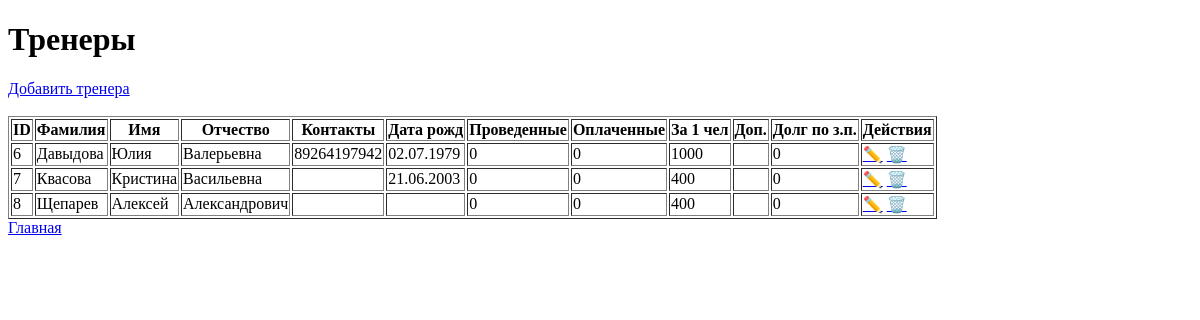
Page /coaches on the earlier database version.
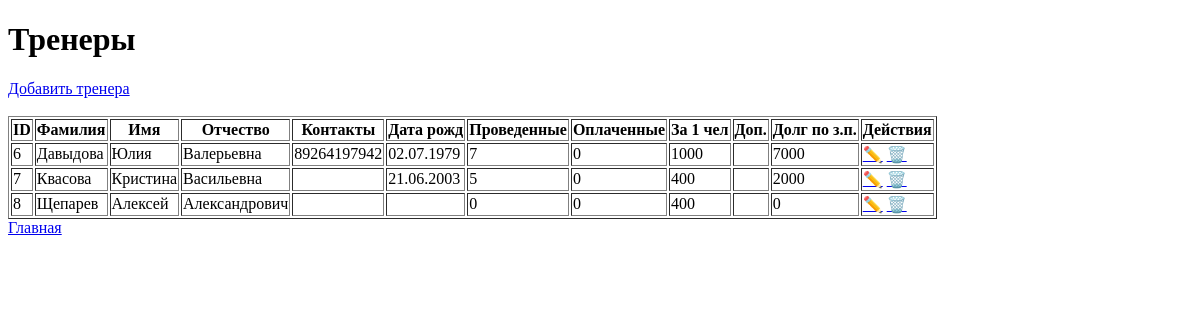
Same page on the later database version.
### tables this page shows
CREATE TABLE coaches
                   (
                       id INTEGER PRIMARY KEY AUTOINCREMENT,
                       first_name TEXT NOT NULL,
                       last_name TEXT NOT NULL,
                       middle_name TEXT,
                       contacts TEXT,
                       birthday TEXT,
                       lessons_count INTEGER,
                       lessons_paid INTEGER,
                       student_payment INTEGER,
                       additional_info TEXT,
                       creation_date TEXT
                   );

### app.py (the view)
@app.route("/coaches")
def coaches():
    coaches = db.get_all_coaches()
    return render_template("coaches.html", coaches=coaches)

### app.py (called while the page is built)
@app.template_filter("ru_date")
def ru_date(value):
    if not value:
        return ""
    for fmt in ("%Y.%m.%d", "%Y-%m-%d"):
        try:
            return datetime.strptime(value, fmt).strftime("%d.%m.%Y")
        except ValueError:
            pass
    return value  # если формат неожиданный

### database.py (called while the page is built)
def get_connection():
    conn = sqlite3.connect(DB_NAME)
    conn.row_factory = sqlite3.Row
    return conn

def get_all_coaches():
    conn = get_connection()
    coaches = conn.execute("SELECT * FROM coaches").fetchall()
    conn.close()
    return coaches

### templates/coaches.html (shortened to what this page needs)
<!DOCTYPE html>
<html lang="ru">
<head>
</head>
<body>
<h1>Тренеры</h1>
<a href="{{ url_for('add_coach') }}">Добавить тренера</a><br><br>
<table border="1">
    <tr>
        <th>ID</th>
        <th>Фамилия</th>
        <th>Имя</th>
        <th>Отчество</th>
        <th>Контакты</th>
        <th>Дата рожд</th>
        <th>Проведенные</th>
        <th>Оплаченные</th>
        <th>За 1 чел</th>
        <th>Доп.</th>
        <th>Долг по з.п.</th>
        <th>Действия</th>
    </tr>
    {% for coach in coaches %}
    <tr>
        <td>{{ coach.id }}</td>
        <td>{{ coach.last_name }}</td>
        <td>{{ coach.first_name }}</td>
        <td>{{ coach.middle_name }}</td>
        <td>{{ coach.contacts }}</td>
        <td>{{ coach.birthday  | ru_date}}</td>
        <td>{{ coach.lessons_count }}</td>
        <td>{{ coach.lessons_paid }}</td>
        <td>{{ coach.student_payment }}</td>
        <td>{{ coach.additional_info }}</td>
        <td>{{ (coach.lessons_count - coach.lessons_paid) * coach.student_payment }}</td>
        <td>
            <a href="{{ url_for('edit_coach', coach_id=coach.id) }}">✏️</a>
            <a href="{{ url_for('delete_coach', coach_id=coach.id) }}">🗑️</a>
        </td>
    </tr>
    {% endfor %}
</table>
<a href="{{ url_for('index') }}">Главная</a>
</body>
</html>

Differences in the rows shown:
changed coaches "Давыдова": lessons_count "0" → "7"; lessons_count+lessons_paid+student_payment "0" → "7000"
changed coaches "Квасова": lessons_count "0" → "5"; lessons_count+lessons_paid+student_payment "0" → "2000"
